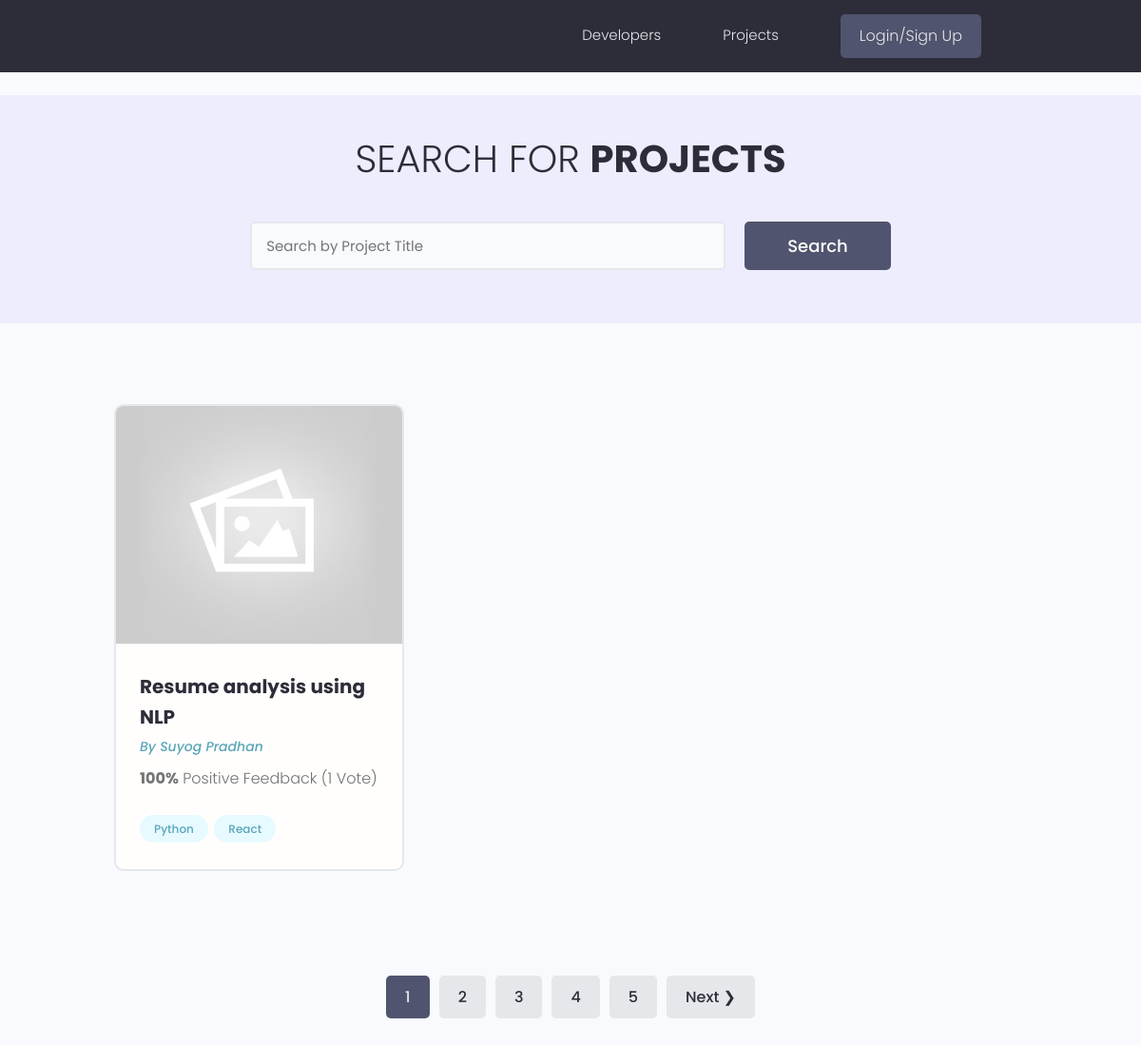
The page /projects/ on the database as committed earlier.
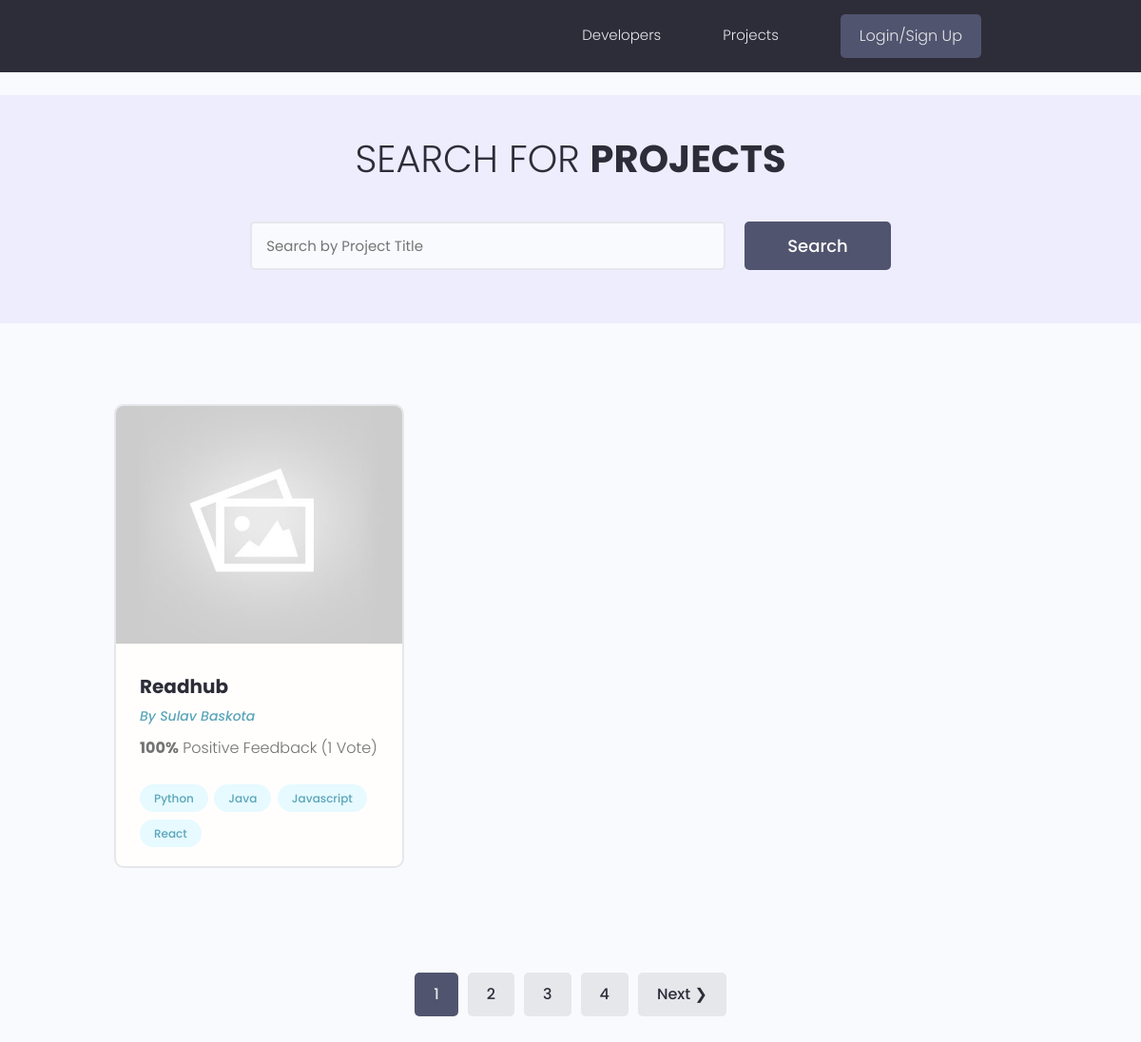
The same page on the database as committed later.
### projects/models.py (models this page shows, shortened)
class Project(models.Model):
    owner = models.ForeignKey(Profile, null=True, blank=True, on_delete=models.SET_NULL)
    title = models.CharField(max_length=200)
    description = models.TextField(null=True, blank=True)
    featured_image = models.ImageField(null=True, blank=True, default="default.jpg")
    demo_link = models.CharField(max_length=2000, null=True, blank=True)
    source_link = models.CharField(max_length=2000, null=True, blank=True)
    tags = models.ManyToManyField('Tag', blank=True)
    vote_total = models.IntegerField(default=0, null=True, blank=True)
    vote_ratio = models.IntegerField(default=0, null=True, blank=True)
    created = models.DateTimeField(auto_now_add=True)
    id = models.UUIDField(default=uuid.uuid4, unique=True, primary_key=True, editable=False)
    class Meta:
        ordering = ['-vote_ratio', '-vote_total']

class Tag(models.Model):
    name = models.CharField(max_length=200)
    created = models.DateTimeField(auto_now_add=True)
    id = models.UUIDField(default=uuid.uuid4, unique=True, editable=False, primary_key=True, )
    def __str__(self):
        return self.name

### users/models.py (models this page shows, shortened)
class Profile(models.Model):
    user = models.OneToOneField(User, on_delete=models.CASCADE, null=True, blank=True)
    name = models.CharField(max_length=200, blank=True, null=True)
    email = models.EmailField(max_length=500, blank=True, null=True)
    username = models.CharField(max_length=200, null=True, blank=True)
    location = models.CharField(max_length=200, null=True, blank=True)
    short_intro = models.CharField(max_length=400, blank=True, null=True)
    bio = models.TextField(blank=True, null=True)
    profile_image = models.ImageField(null=True, blank=True, upload_to='profiles/', default='profiles/user-default.png')
    social_github = models.CharField(max_length=200, blank=True, null=True)
    social_twitter = models.CharField(max_length=200, blank=True, null=True)
    social_linkedin = models.CharField(max_length=200, blank=True, null=True)
    social_website = models.CharField(max_length=200, blank=True, null=True)
    social_youtube = models.CharField(max_length=200, blank=True, null=True)
    created = models.DateTimeField(auto_now_add=True)
    id = models.UUIDField(default=uuid.uuid4, unique=True, editable=False, primary_key=True)

### projects/views.py (the view)
# urls.py: path('projects/', include('projects.urls')),
def projects(request):
    projects , search_query = searchProjects(request)
    custom_range, projects = paginateProjects(request, projects, 1)
    context = {
        'projects' : projects,
        'search_query' : search_query,
        'custom_range' : custom_range
    }
    return render(request, 'projects/projects.html', context)

### projects/utils.py (called while the page is built)
def paginateProjects(request, projects, results):
    page = request.GET.get('page')
    paginator = Paginator(projects, results)
    try:
        projects = paginator.page(page)
    except PageNotAnInteger:
        page = 1
        projects = paginator.page(page)
    except EmptyPage:
        page = paginator.num_pages
        projects = paginator.page(page)
    leftIndex = (int(page) - 4)
    if leftIndex < 1:
        leftIndex = 1
    rightIndex = (int(page) + 5)
    if rightIndex > paginator.num_pages:
        rightIndex = paginator.num_pages + 1
    custom_range = range(leftIndex, rightIndex)
    return custom_range, projects

def searchProjects(request):
    search_query = ''
    if request.GET.get('search_query'):
        search_query = request.GET.get('search_query')
    tags = Tag.objects.filter(name__icontains=search_query)
    projects = Project.objects.distinct().filter(
        Q(title__icontains=search_query) |
        Q(description__icontains=search_query) |
        Q(owner__name__icontains=search_query) |
        Q(tags__in=tags)
    )
    return projects, search_query

### projects/templates/projects/projects.html (shortened to what this page needs)
{% extends 'main.html' %}
{% block content %}
<main class="projects">
    <section class="hero-section text-center">
        <div class="container container--narrow">
            <div class="hero-section__box">
                <h2>Search for <span>Projects</span></h2>
            </div>
            <div class="hero-section__search">
                <form id="searchForm" class="form" action="{% url 'projects' %}" method="get">
                    <div class="form__field">
                        <input class="input input--text" id="formInput#search" type="text" name="search_query"
                        value="{{ search_query }}" placeholder="Search by Project Title" />
                    </div>
                    <input class="btn btn--sub btn--lg" type="submit" value="Search" />
                </form>
            </div>
        </div>
    </section>
    <section class="projectsList">
        <div class="container">
            <div class="grid grid--three">
                {% for project in projects %}
                    <div class="column">
                        <div class="card project">
                            <a href="{% url 'project' project.id %}" class="project">
                            <img class="project__thumbnail" src="{{ project.featured_image.url }}" alt="project thumbnail" />
                            <div class="card__body">
                                <h3 class="project__title">{{ project.title }}</h3>
                                <p><a class="project__author" href="{% url 'user-profile' project.owner.id %}">By {{ project.owner.name }}</a></p>
                                <p class="project--rating">
                                <span style="font-weight: bold;">{{ project.vote_ratio }}%</span> Positive
                                Feedback ({{ project.vote_total }} Vote{{ project.vote_total|pluralize:"s" }})
                                </p>
                                <div class="project__tags">
                                    {% for tag in project.tags.all %}
                                        <span class="tag tag--pill tag--main">
                                            <small>{{ tag }}</small>
                                        </span>
                                    {% endfor %}
                                </div>
                            </div>
                            </a>
                        </div>
                    </div>
                {% endfor %}
            </div>
        </div>
    </section>
    {% include 'pagination.html' with queryset=projects custom_range=custom_range %}
</main>
{% endblock content%}

Rows that differ between the two databases and show on the page:
removed Project: featured_image (placeholder picture), title "Resume analysis using NLP", owner.name "Suyog Pradhan", vote_ratio "100", vote_total "1", Tag (name "Python"), Tag (name "React")
added Project: featured_image (placeholder picture), title "Readhub", owner.name "Sulav Baskota", vote_ratio "100", vote_total "1", Tag (name "Python"), Tag (name "React")
now on this page (row unchanged): Tag: name "Java", shown under "Readhub"
now on this page (row unchanged): Tag: name "Javascript", shown under "Readhub"
Other text that changed with them:
list line gone: "5"
